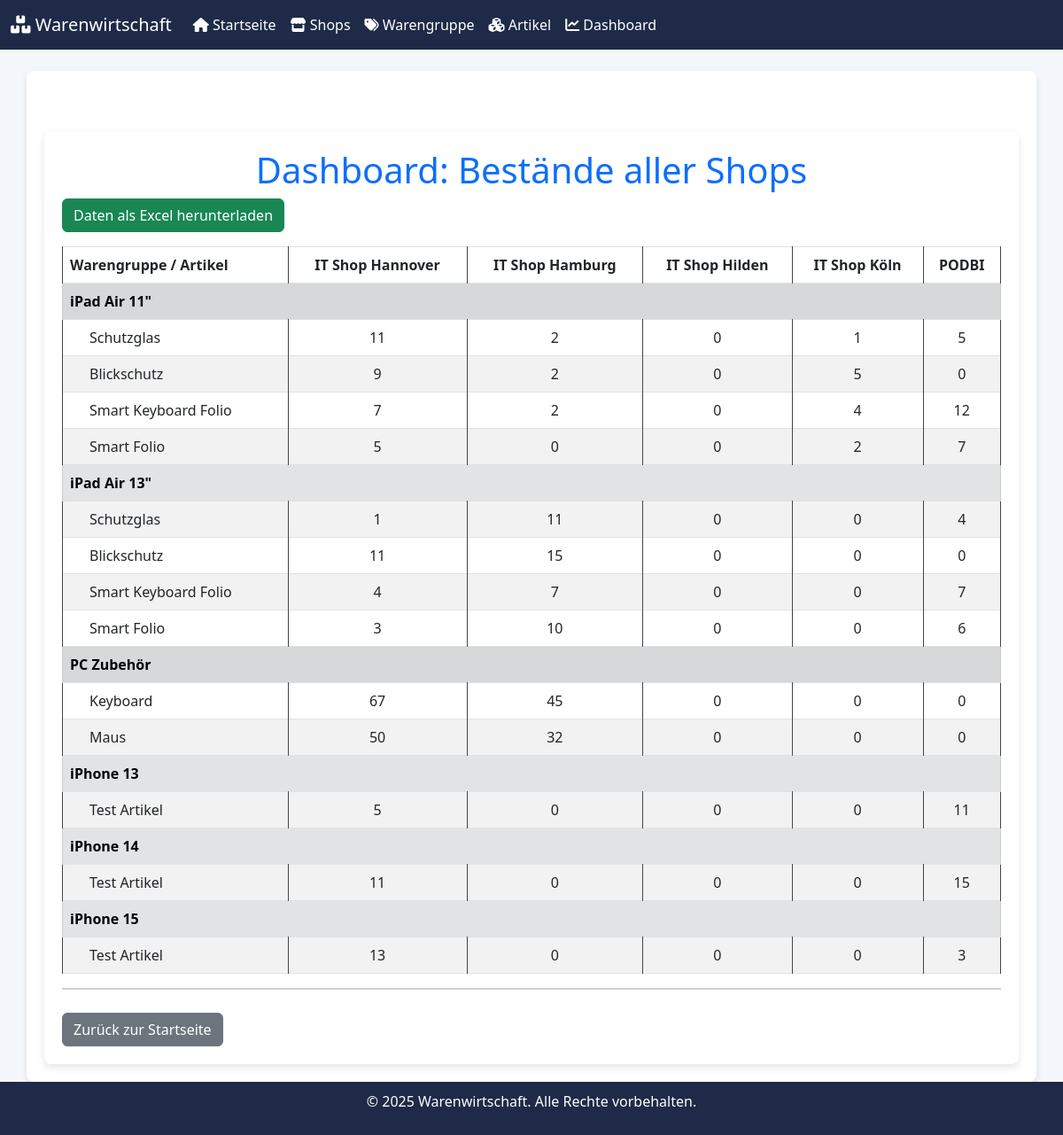
/dashboard, run on the app's committed database.
### app-2.py (models this page shows)
class Shop(db.Model):
    id = db.Column(db.Integer, primary_key=True)
    name = db.Column(db.String(100), nullable=False)
    stocks = db.relationship('Stock', backref='shop', lazy=True)

class Category(db.Model):
    id = db.Column(db.Integer, primary_key=True)
    name = db.Column(db.String(100), nullable=False)

class Item(db.Model):
    id = db.Column(db.Integer, primary_key=True)
    name = db.Column(db.String(100), nullable=False)
    category_id = db.Column(db.Integer, db.ForeignKey('category.id'), nullable=False)

### app-2.py (the view)
@app.route('/dashboard', methods=['GET'])
def dashboard():
    categories = Category.query.all()
    items = Item.query.all()
    shops = Shop.query.all()
    if not categories or not items or not shops:
        return render_template('dashboard.html', matrix={}, shops=[])
    matrix = {}
    for category in categories:
        matrix[category.name] = {}
        category_items = [item for item in items if item.category_id == category.id]
        for item in category_items:
            matrix[category.name][item.name] = {}
            for shop in shops:
                stock = Stock.query.filter_by(shop_id=shop.id, item_id=item.id).first()
                matrix[category.name][item.name][shop.name] = stock.quantity if stock else 0
    return render_template('dashboard.html', matrix=matrix, shops=shops)

### templates/dashboard.html
{% extends "base.html" %}
{% block content %}
<div class="container mt-5">
    <h1 class="text-center text-primary">Dashboard: Bestände aller Shops</h1>
    <a href="{{ url_for('export_dashboard') }}" class="btn btn-success mb-3">Daten als Excel herunterladen</a>
    <table class="table table-bordered table-striped">
        <thead style="background-color: #007bff; color: white;">
            <tr>
                <th style="text-align: left;">Warengruppe / Artikel</th>
                {% for shop in shops %}
                <th style="text-align: center;">{{ shop.name }}</th>
                {% endfor %}
            </tr>
        </thead>
        <tbody>
            {% for category, items in matrix.items() %}
            <tr style="background-color: #f1f1f1;">
                <td colspan="{{ shops|length + 1 }}" class="table-secondary" style="text-align: left;">
                    <strong>{{ category }}</strong>
                </td>
            </tr>
            {% for item_name, shop_data in items.items() %}
            <tr>
                <td style="text-align: left; padding-left: 30px;">{{ item_name }}</td>
                {% for shop in shops %}
                <td style="text-align: center;">{{ shop_data[shop.name] }}</td>
                {% endfor %}
            </tr>
            {% endfor %}
            {% endfor %}
        </tbody>
    </table>
<hr>
    <a href="/" class="btn btn-secondary mt-3">Zurück zur Startseite</a>
</div>
{% endblock %}

### templates/base.html (shortened to what this page needs)
<!DOCTYPE html>
<html lang="de">
<head>
    <link rel="stylesheet" href="https://cdn.jsdelivr.net/npm/bootstrap@5.3.0/dist/css/bootstrap.min.css">
    <link rel="stylesheet" href="https://cdnjs.cloudflare.com/ajax/libs/font-awesome/6.0.0/css/all.min.css">
    <link rel="stylesheet" type="text/css" href="/static/styles.css">
</head>
<body>
    <nav class="navbar navbar-expand-lg">
        <div class="container-fluid">
            <a class="navbar-brand" href="/"><i class="fas fa-boxes"></i> Warenwirtschaft</a>
            <div class="collapse navbar-collapse" id="navbarNav">
                <ul class="navbar-nav">
                    <li class="nav-item">
                        <a class="nav-link active" href="/"><i class="fas fa-home"></i> Startseite</a>
                    </li>
                    <li class="nav-item">
                        <a class="nav-link" href="/shops"><i class="fas fa-store"></i> Shops</a>
                    </li>
                    <li class="nav-item">
                        <a class="nav-link" href="/categories"><i class="fas fa-tags"></i> Warengruppe</a>
                    </li>
                    <li class="nav-item">
                        <a class="nav-link" href="/items"><i class="fas fa-cubes"></i> Artikel</a>
                    </li>
                    <li class="nav-item">
                        <a class="nav-link" href="/dashboard"><i class="fas fa-chart-line"></i> Dashboard</a>
                    </li>
                </ul>
            </div>
        </div>
    </nav>
    <div class="container mt-4">
        {% block content %}
        {% endblock %}
    </div>
    <footer>
        <p>&copy; 2025 Warenwirtschaft. Alle Rechte vorbehalten.</p>
    </footer>
</body>
</html>

### static/styles.css (style rules this page uses)
table { width: 100%; border-collapse: collapse; }
table th, table td { border: 1px solid #444; padding: 8px; text-align: left; }
table th { background-color: #2c3e50; color: white; }
table tr:nth-child(even) { background-color: #f2f2f2; }
hr { border: none; border-top: 2px solid #444; margin: 10px 0; }

### templates/base.html (style rules this page uses)
body { background-color: #f4f7fb; color: #333; display: flex; flex-direction: column; min-height: 100vh; }
.navbar { background-color: #1e2a47; }
.navbar-brand, .nav-link { color: white !important; }
.container { background-color: white; box-shadow: 0 4px 8px rgba(0, 0, 0, 0.1); border-radius: 8px; padding: 20px; }
footer { background-color: #1e2a47; color: white; text-align: center; padding: 10px; margin-top: auto; }

### data on the page
Shop: name "IT Shop Hannover", name "11", name "9", name "7", name "5", name "1", name "4", name "3", name "67", name "50", name "13"
Shop: name "IT Shop Hamburg", name "2", name "0", name "11", name "15", name "7", name "10", name "45", name "32"
Shop: name "IT Shop Hilden", name "0"
Shop: name "IT Shop Köln", name "1", name "5", name "4", name "2", name "0"
Shop: name "PODBI", name "5", name "0", name "12", name "7", name "4", name "6", name "11", name "15", name "3"
Category: name "iPad Air 11\""
Item: name "Schutzglas"
Item: name "Blickschutz"
Item: name "Smart Keyboard Folio"
Item: name "Smart Folio"
Category: name "iPad Air 13\""
Item: name "Schutzglas"
Item: name "Blickschutz"
Item: name "Smart Keyboard Folio"
Item: name "Smart Folio"
Category: name "PC Zubehör"
Item: name "Keyboard"
Item: name "Maus"
Category: name "iPhone 13"
Item: name "Test Artikel"
Category: name "iPhone 14"
Item: name "Test Artikel"
Category: name "iPhone 15"
Item: name "Test Artikel"
